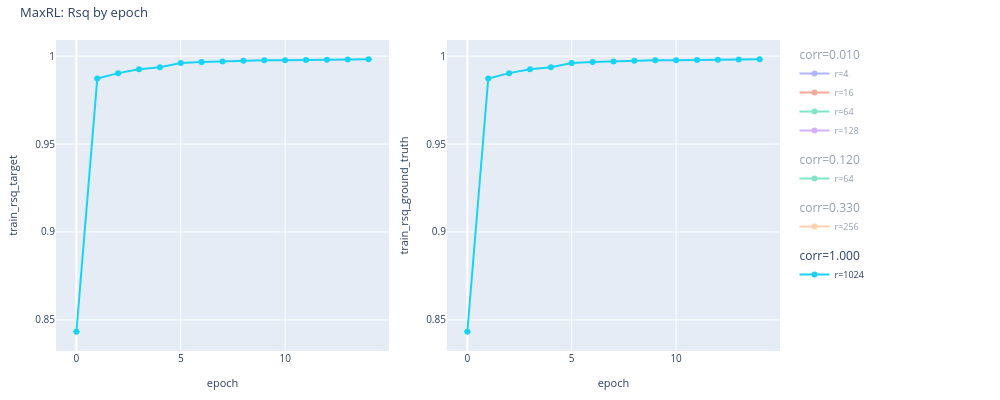
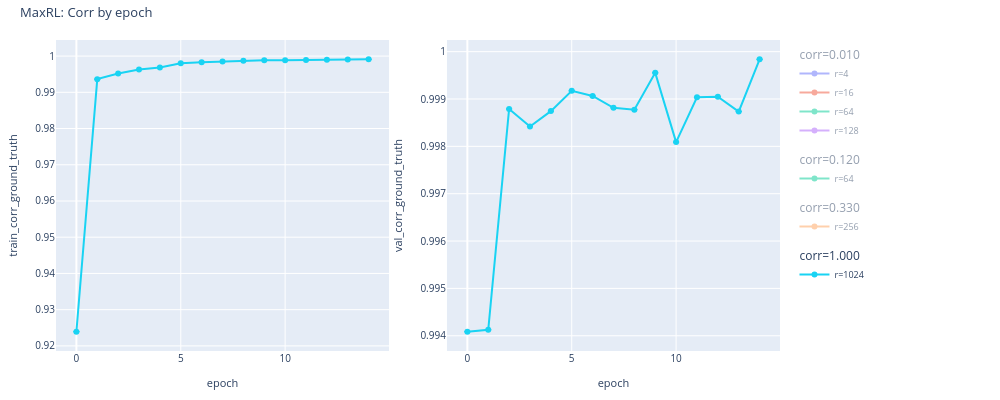

The cell these charts' notebook holds for them, in order:
### Code cell
display(maxrl_sub.plot_vs_epoch(
    Y_PER_EPOCH_RSQ,
    title="MaxRL: Rsq by epoch",
    show_seed_bar=True,
    save_path=WRITEUP_ASSETS / "maxrl_sub_per_epoch_rsq.html",
))
display(maxrl_sub.plot_vs_epoch(
    Y_PER_EPOCH_CORR,
    title="MaxRL: Corr by epoch",
    show_seed_bar=True,
    save_path=WRITEUP_ASSETS / "maxrl_sub_per_epoch_corr.html",
))
display(maxrl_sub.plot_vs_corr(
    Y_VS_CORR,
    title="MaxRL (subtract-baseline): best-epoch vs dataset_corr",
    x_scale="uniform",
    show_seed_bar=True,
    save_path=WRITEUP_ASSETS / "maxrl_sub_vs_corr.html",
))

### Figure 1 — Plotly figure (JSON) as saved in the notebook; plotly's stock layout.template omitted (floating-point values rounded to 4 significant figures)
{"data": [{"customdata": [[0.01, 1], [0.01, 1], [0.01, 1], [0.01, 1], [0.01, 1], [0.01, 1], [0.01, 1], [0.01, 1], [0.01, 1], [0.01, 1], [0.01, 1], [0.01, 1], [0.01, 1], [0.01, 1], [0.01, 1], [0.01, 1], [0.01, 1], [0.01, 1], [0.01, 1], [0.01, 1]], "error_y": {"array": [0, 0, 0, 0, 0, 0, 0, 0, 0, 0, 0, 0, 0, 0, 0, 0, 0, 0, 0, 0], "arrayminus": [0, 0, 0, 0, 0, 0, 0, 0, 0, 0, 0, 0, 0, 0, 0, 0, 0, 0, 0, 0], "symmetric": false, "thickness": 1, "type": "data", "width": 3}, "hovertemplate": "epoch: %{x}<br>train_rsq_target: %{y}<br>dataset corr: %{customdata[0]}<br>n_seeds: %{customdata[1]}<extra>corr=0.010 r=4</extra>", "legendgroup": "corr=0.010", "legendgrouptitle": {"text": "corr=0.010"}, "line": {"color": "#636EFA", "dash": "solid"}, "marker": {"color": "#636EFA"}, "mode": "lines+markers", "name": "r=4", "showlegend": true, "type": "scatter", "visible": "legendonly", "x": [0, 1, 2, 3, 4, 5, 6, 7, 8, 9, 10, 11, 12, 13, 14, 15, 16, 17, 18, 19], "xaxis": "x", "y": [-0.1735, -0.08053, -0.05045, -0.03818, -0.03918, -0.04279, -0.03507, -0.04236, -0.03523, -0.03234, -0.03311, -0.03193, -0.02966, -0.03666, -0.02599, -0.02467, -0.02346, -0.02299, -0.01939, -0.02569], "yaxis": "y"}, {"customdata": [[0.01, 1], [0.01, 1], [0.01, 1], [0.01, 1], [0.01, 1], [0.01, 1], [0.01, 1], [0.01, 1], [0.01, 1], [0.01, 1], [0.01, 1], [0.01, 1], [0.01, 1], [0.01, 1], [0.01, 1], [0.01, 1], [0.01, 1], [0.01, 1], [0.01, 1], [0.01, 1]], "error_y": {"array": [0, 0, 0, 0, 0, 0, 0, 0, 0, 0, 0, 0, 0, 0, 0, 0, 0, 0, 0, 0], "arrayminus": [0, 0, 0, 0, 0, 0, 0, 0, 0, 0, 0, 0, 0, 0, 0, 0, 0, 0, 0, 0], "symmetric": false, "thickness": 1, "type": "data", "width": 3}, "hovertemplate": "epoch: %{x}<br>train_rsq_target: %{y}<br>dataset corr: %{customdata[0]}<br>n_seeds: %{customdata[1]}<extra>corr=0.010 r=16</extra>", "legendgroup": "corr=0.010", "legendgrouptitle": {"text": "corr=0.010"}, "line": {"color": "#EF553B", "dash": "solid"}, "marker": {"color": "#EF553B"}, "mode": "lines+markers", "name": "r=16", "showlegend": true, "type": "scatter", "visible": "legendonly", "x": [0, 1, 2, 3, 4, 5, 6, 7, 8, 9, 10, 11, 12, 13, 14, 15, 16, 17, 18, 19], "xaxis": "x", "y": [-0.1307, -0.03752, -0.04641, -0.03707, -0.01786, -0.02057, -0.01897, -0.01819, -0.007667, -0.001633, 0.004827, 0.03436, 0.08489, 0.1649, 0.2624, 0.3732, 0.4708, 0.5576, 0.6242, 0.6781], "yaxis": "y"}, {"customdata": [[0.01, 1], [0.01, 1], [0.01, 1], [0.01, 1]], "error_y": {"array": [0, 0, 0, 0], "arrayminus": [0, 0, 0, 0], "symmetric": false, "thickness": 1, "type": "data", "width": 3}, "hovertemplate": "epoch: %{x}<br>train_rsq_target: %{y}<br>dataset corr: %{customdata[0]}<br>n_seeds: %{customdata[1]}<extra>corr=0.010 r=64</extra>", "legendgroup": "corr=0.010", "legendgrouptitle": {"text": "corr=0.010"}, "line": {"color": "#00CC96", "dash": "solid"}, "marker": {"color": "#00CC96"}, "mode": "lines+markers", "name": "r=64", "showlegend": true, "type": "scatter", "visible": "legendonly", "x": [0, 1, 2, 3], "xaxis": "x", "y": [-0.1421, -0.03252, -0.03503, -0.02311], "yaxis": "y"}, {"customdata": [[0.01, 1], [0.01, 1], [0.01, 1], [0.01, 1], [0.01, 1], [0.01, 1]], "error_y": {"array": [0, 0, 0, 0, 0, 0], "arrayminus": [0, 0, 0, 0, 0, 0], "symmetric": false, "thickness": 1, "type": "data", "width": 3}, "hovertemplate": "epoch: %{x}<br>train_rsq_target: %{y}<br>dataset corr: %{customdata[0]}<br>n_seeds: %{customdata[1]}<extra>corr=0.010 r=128</extra>", "legendgroup": "corr=0.010", "legendgrouptitle": {"text": "corr=0.010"}, "line": {"color": "#AB63FA", "dash": "solid"}, "marker": {"color": "#AB63FA"}, "mode": "lines+markers", "name": "r=128", "showlegend": true, "type": "scatter", "visible": "legendonly", "x": [0, 1, 2, 3, 4, 5], "xaxis": "x", "y": [-0.1432, -0.02886, -0.04229, -0.03141, -0.02286, -0.02989], "yaxis": "y"}, {"customdata": [[0.12, 1], [0.12, 1]], "error_y": {"array": [0, 0], "arrayminus": [0, 0], "symmetric": false, "thickness": 1, "type": "data", "width": 3}, "hovertemplate": "epoch: %{x}<br>train_rsq_target: %{y}<br>dataset corr: %{customdata[0]}<br>n_seeds: %{customdata[1]}<extra>corr=0.120 r=64</extra>", "legendgroup": "corr=0.120", "legendgrouptitle": {"text": "corr=0.120"}, "line": {"color": "#00CC96", "dash": "solid"}, "marker": {"color": "#00CC96"}, "mode": "lines+markers", "name": "r=64", "showlegend": true, "type": "scatter", "visible": "legendonly", "x": [0, 1], "xaxis": "x", "y": [-0.1379, -0.04415], "yaxis": "y"}, {"customdata": [[0.33, 1], [0.33, 1]], "error_y": {"array": [0, 0], "arrayminus": [0, 0], "symmetric": false, "thickness": 1, "type": "data", "width": 3}, "hovertemplate": "epoch: %{x}<br>train_rsq_target: %{y}<br>dataset corr: %{customdata[0]}<br>n_seeds: %{customdata[1]}<extra>corr=0.330 r=256</extra>", "legendgroup": "corr=0.330", "legendgrouptitle": {"text": "corr=0.330"}, "line": {"color": "#FFA15A", "dash": "solid"}, "marker": {"color": "#FFA15A"}, "mode": "lines+markers", "name": "r=256", "showlegend": true, "type": "scatter", "visible": "legendonly", "x": [0, 1], "xaxis": "x", "y": [-0.05854, 0.03372], "yaxis": "y"}, {"customdata": [[1, 1], [1, 1], [1, 1], [1, 1], [1, 1], [1, 1], [1, 1], [1, 1], [1, 1], [1, 1], [1, 1], [1, 1], [1, 1], [1, 1], [1, 1]], "error_y": {"array": [0, 0, 0, 0, 0, 0, 0, 0, 0, 0, 0, 0, 0, 0, 0], "arrayminus": [0, 0, 0, 0, 0, 0, 0, 0, 0, 0, 0, 0, 0, 0, 0], "symmetric": false, "thickness": 1, "type": "data", "width": 3}, "hovertemplate": "epoch: %{x}<br>train_rsq_target: %{y}<br>dataset corr: %{customdata[0]}<br>n_seeds: %{customdata[1]}<extra>corr=1.000 r=1024</extra>", "legendgroup": "corr=1.000", "legendgrouptitle": {"text": "corr=1.000"}, "line": {"color": "#19D3F3", "dash": "solid"}, "marker": {"color": "#19D3F3"}, "mode": "lines+markers", "name": "r=1024", "showlegend": true, "type": "scatter", "x": [0, 1, 2, 3, 4, 5, 6, 7, 8, 9, 10, 11, 12, 13, 14], "xaxis": "x", "y": [0.8433, 0.9873, 0.9904, 0.9926, 0.9937, 0.9961, 0.9966, 0.997, 0.9974, 0.9977, 0.9977, 0.9979, 0.9979, 0.9981, 0.9982], "yaxis": "y"}, {"customdata": [[0.01, 1], [0.01, 1], [0.01, 1], [0.01, 1], [0.01, 1], [0.01, 1], [0.01, 1], [0.01, 1], [0.01, 1], [0.01, 1], [0.01, 1], [0.01, 1], [0.01, 1], [0.01, 1], [0.01, 1], [0.01, 1], [0.01, 1], [0.01, 1], [0.01, 1], [0.01, 1]], "error_y": {"array": [0, 0, 0, 0, 0, 0, 0, 0, 0, 0, 0, 0, 0, 0, 0, 0, 0, 0, 0, 0], "arrayminus": [0, 0, 0, 0, 0, 0, 0, 0, 0, 0, 0, 0, 0, 0, 0, 0, 0, 0, 0, 0], "symmetric": false, "thickness": 1, "type": "data", "width": 3}, "hovertemplate": "epoch: %{x}<br>train_rsq_ground_truth: %{y}<br>dataset corr: %{customdata[0]}<br>n_seeds: %{customdata[1]}<extra>corr=0.010 r=4</extra>", "legendgroup": "corr=0.010", "legendgrouptitle": {"text": "corr=0.010"}, "line": {"color": "#636EFA", "dash": "solid"}, "marker": {"color": "#636EFA"}, "mode": "lines+markers", "name": "r=4", "showlegend": false, "type": "scatter", "visible": "legendonly", "x": [0, 1, 2, 3, 4, 5, 6, 7, 8, 9, 10, 11, 12, 13, 14, 15, 16, 17, 18, 19], "xaxis": "x2", "y": [-1703.0, -825.2, -465.0, -368.3, -390.3, -455.0, -338.8, -422.2, -366.5, -351.2, -341.0, -327.1, -310.9, -349.8, -281.8, -272.1, -230.1, -222.5, -219.4, -293.7], "yaxis": "y2"}, {"customdata": [[0.01, 1], [0.01, 1], [0.01, 1], [0.01, 1], [0.01, 1], [0.01, 1], [0.01, 1], [0.01, 1], [0.01, 1], [0.01, 1], [0.01, 1], [0.01, 1], [0.01, 1], [0.01, 1], [0.01, 1], [0.01, 1], [0.01, 1], [0.01, 1], [0.01, 1], [0.01, 1]], "error_y": {"array": [0, 0, 0, 0, 0, 0, 0, 0, 0, 0, 0, 0, 0, 0, 0, 0, 0, 0, 0, 0], "arrayminus": [0, 0, 0, 0, 0, 0, 0, 0, 0, 0, 0, 0, 0, 0, 0, 0, 0, 0, 0, 0], "symmetric": false, "thickness": 1, "type": "data", "width": 3}, "hovertemplate": "epoch: %{x}<br>train_rsq_ground_truth: %{y}<br>dataset corr: %{customdata[0]}<br>n_seeds: %{customdata[1]}<extra>corr=0.010 r=16</extra>", "legendgroup": "corr=0.010", "legendgrouptitle": {"text": "corr=0.010"}, "line": {"color": "#EF553B", "dash": "solid"}, "marker": {"color": "#EF553B"}, "mode": "lines+markers", "name": "r=16", "showlegend": false, "type": "scatter", "visible": "legendonly", "x": [0, 1, 2, 3, 4, 5, 6, 7, 8, 9, 10, 11, 12, 13, 14, 15, 16, 17, 18, 19], "xaxis": "x2", "y": [-1257.0, -375.6, -470.2, -388.3, -210.5, -234.5, -259.4, -251.4, -232.6, -330.5, -493.0, -708.6, -1210.0, -1999.0, -2954.0, -4065.0, -4976.0, -5735.0, -6457.0, -7051.0], "yaxis": "y2"}, {"customdata": [[0.01, 1], [0.01, 1], [0.01, 1], [0.01, 1]], "error_y": {"array": [0, 0, 0, 0], "arrayminus": [0, 0, 0, 0], "symmetric": false, "thickness": 1, "type": "data", "width": 3}, "hovertemplate": "epoch: %{x}<br>train_rsq_ground_truth: %{y}<br>dataset corr: %{customdata[0]}<br>n_seeds: %{customdata[1]}<extra>corr=0.010 r=64</extra>", "legendgroup": "corr=0.010", "legendgrouptitle": {"text": "corr=0.010"}, "line": {"color": "#00CC96", "dash": "solid"}, "marker": {"color": "#00CC96"}, "mode": "lines+markers", "name": "r=64", "showlegend": false, "type": "scatter", "visible": "legendonly", "x": [0, 1, 2, 3], "xaxis": "x2", "y": [-1387.0, -361.3, -390.9, -257.9], "yaxis": "y2"}, {"customdata": [[0.01, 1], [0.01, 1], [0.01, 1], [0.01, 1], [0.01, 1], [0.01, 1]], "error_y": {"array": [0, 0, 0, 0, 0, 0], "arrayminus": [0, 0, 0, 0, 0, 0], "symmetric": false, "thickness": 1, "type": "data", "width": 3}, "hovertemplate": "epoch: %{x}<br>train_rsq_ground_truth: %{y}<br>dataset corr: %{customdata[0]}<br>n_seeds: %{customdata[1]}<extra>corr=0.010 r=128</extra>", "legendgroup": "corr=0.010", "legendgrouptitle": {"text": "corr=0.010"}, "line": {"color": "#AB63FA", "dash": "solid"}, "marker": {"color": "#AB63FA"}, "mode": "lines+markers", "name": "r=128", "showlegend": false, "type": "scatter", "visible": "legendonly", "x": [0, 1, 2, 3, 4, 5], "xaxis": "x2", "y": [-1388.0, -315.1, -444.7, -356.4, -289.9, -376.9], "yaxis": "y2"}, {"customdata": [[0.12, 1], [0.12, 1]], "error_y": {"array": [0, 0], "arrayminus": [0, 0], "symmetric": false, "thickness": 1, "type": "data", "width": 3}, "hovertemplate": "epoch: %{x}<br>train_rsq_ground_truth: %{y}<br>dataset corr: %{customdata[0]}<br>n_seeds: %{customdata[1]}<extra>corr=0.120 r=64</extra>", "legendgroup": "corr=0.120", "legendgrouptitle": {"text": "corr=0.120"}, "line": {"color": "#00CC96", "dash": "solid"}, "marker": {"color": "#00CC96"}, "mode": "lines+markers", "name": "r=64", "showlegend": false, "type": "scatter", "visible": "legendonly", "x": [0, 1], "xaxis": "x2", "y": [-9.524, -3.177], "yaxis": "y2"}, {"customdata": [[0.33, 1], [0.33, 1]], "error_y": {"array": [0, 0], "arrayminus": [0, 0], "symmetric": false, "thickness": 1, "type": "data", "width": 3}, "hovertemplate": "epoch: %{x}<br>train_rsq_ground_truth: %{y}<br>dataset corr: %{customdata[0]}<br>n_seeds: %{customdata[1]}<extra>corr=0.330 r=256</extra>", "legendgroup": "corr=0.330", "legendgrouptitle": {"text": "corr=0.330"}, "line": {"color": "#FFA15A", "dash": "solid"}, "marker": {"color": "#FFA15A"}, "mode": "lines+markers", "name": "r=256", "showlegend": false, "type": "scatter", "visible": "legendonly", "x": [0, 1], "xaxis": "x2", "y": [-0.5571, 0.2698], "yaxis": "y2"}, {"customdata": [[1, 1], [1, 1], [1, 1], [1, 1], [1, 1], [1, 1], [1, 1], [1, 1], [1, 1], [1, 1], [1, 1], [1, 1], [1, 1], [1, 1], [1, 1]], "error_y": {"array": [0, 0, 0, 0, 0, 0, 0, 0, 0, 0, 0, 0, 0, 0, 0], "arrayminus": [0, 0, 0, 0, 0, 0, 0, 0, 0, 0, 0, 0, 0, 0, 0], "symmetric": false, "thickness": 1, "type": "data", "width": 3}, "hovertemplate": "epoch: %{x}<br>train_rsq_ground_truth: %{y}<br>dataset corr: %{customdata[0]}<br>n_seeds: %{customdata[1]}<extra>corr=1.000 r=1024</extra>", "legendgroup": "corr=1.000", "legendgrouptitle": {"text": "corr=1.000"}, "line": {"color": "#19D3F3", "dash": "solid"}, "marker": {"color": "#19D3F3"}, "mode": "lines+markers", "name": "r=1024", "showlegend": false, "type": "scatter", "x": [0, 1, 2, 3, 4, 5, 6, 7, 8, 9, 10, 11, 12, 13, 14], "xaxis": "x2", "y": [0.8433, 0.9873, 0.9904, 0.9926, 0.9937, 0.9961, 0.9966, 0.997, 0.9974, 0.9977, 0.9977, 0.9979, 0.9979, 0.9981, 0.9982], "yaxis": "y2"}], "layout": {"font": {"size": 11}, "height": 400, "legend": {"font": {"size": 9}, "groupclick": "togglegroup", "x": 1.02, "xanchor": "left", "y": 1, "yanchor": "top"}, "margin": {"b": 45, "l": 55, "r": 220, "t": 40}, "title": {"font": {"size": 13}, "text": "MaxRL: Rsq by epoch", "x": 0.02, "xanchor": "left", "y": 0.98, "yanchor": "top"}, "width": 1000, "xaxis": {"anchor": "y", "domain": [0, 0.46], "tickfont": {"size": 10}, "title": {"font": {"size": 11}, "text": "epoch"}}, "xaxis2": {"anchor": "y2", "domain": [0.54, 1], "tickfont": {"size": 10}, "title": {"font": {"size": 11}, "text": "epoch"}}, "yaxis": {"anchor": "x", "domain": [0, 1], "tickfont": {"size": 10}, "title": {"font": {"size": 11}, "text": "train_rsq_target"}}, "yaxis2": {"anchor": "x2", "domain": [0, 1], "tickfont": {"size": 10}, "title": {"font": {"size": 11}, "text": "train_rsq_ground_truth"}}}}

### Figure 2 — Plotly figure (JSON) as saved in the notebook; plotly's stock layout.template omitted (floating-point values rounded to 4 significant figures)
{"data": [{"customdata": [[0.01, 1], [0.01, 1], [0.01, 1], [0.01, 1], [0.01, 1], [0.01, 1], [0.01, 1], [0.01, 1], [0.01, 1], [0.01, 1], [0.01, 1], [0.01, 1], [0.01, 1], [0.01, 1], [0.01, 1], [0.01, 1], [0.01, 1], [0.01, 1], [0.01, 1], [0.01, 1]], "error_y": {"array": [0, 0, 0, 0, 0, 0, 0, 0, 0, 0, 0, 0, 0, 0, 0, 0, 0, 0, 0, 0], "arrayminus": [0, 0, 0, 0, 0, 0, 0, 0, 0, 0, 0, 0, 0, 0, 0, 0, 0, 0, 0, 0], "symmetric": false, "thickness": 1, "type": "data", "width": 3}, "hovertemplate": "epoch: %{x}<br>train_corr_ground_truth: %{y}<br>dataset corr: %{customdata[0]}<br>n_seeds: %{customdata[1]}<extra>corr=0.010 r=4</extra>", "legendgroup": "corr=0.010", "legendgrouptitle": {"text": "corr=0.010"}, "line": {"color": "#636EFA", "dash": "solid"}, "marker": {"color": "#636EFA"}, "mode": "lines+markers", "name": "r=4", "showlegend": true, "type": "scatter", "visible": "legendonly", "x": [0, 1, 2, 3, 4, 5, 6, 7, 8, 9, 10, 11, 12, 13, 14, 15, 16, 17, 18, 19], "xaxis": "x", "y": [-0.005058, 0.003316, 0.005294, -0.001839, -0.007108, 0.001267, 0.0003488, -0.004726, -0.0009993, -0.003623, -0.008883, 0.003622, -0.003579, -0.004672, 0.001482, -0.004632, -0.003802, 0.002396, 0.003398, -0.005779], "yaxis": "y"}, {"customdata": [[0.01, 1], [0.01, 1], [0.01, 1], [0.01, 1], [0.01, 1], [0.01, 1], [0.01, 1], [0.01, 1], [0.01, 1], [0.01, 1], [0.01, 1], [0.01, 1], [0.01, 1], [0.01, 1], [0.01, 1], [0.01, 1], [0.01, 1], [0.01, 1], [0.01, 1], [0.01, 1]], "error_y": {"array": [0, 0, 0, 0, 0, 0, 0, 0, 0, 0, 0, 0, 0, 0, 0, 0, 0, 0, 0, 0], "arrayminus": [0, 0, 0, 0, 0, 0, 0, 0, 0, 0, 0, 0, 0, 0, 0, 0, 0, 0, 0, 0], "symmetric": false, "thickness": 1, "type": "data", "width": 3}, "hovertemplate": "epoch: %{x}<br>train_corr_ground_truth: %{y}<br>dataset corr: %{customdata[0]}<br>n_seeds: %{customdata[1]}<extra>corr=0.010 r=16</extra>", "legendgroup": "corr=0.010", "legendgrouptitle": {"text": "corr=0.010"}, "line": {"color": "#EF553B", "dash": "solid"}, "marker": {"color": "#EF553B"}, "mode": "lines+markers", "name": "r=16", "showlegend": true, "type": "scatter", "visible": "legendonly", "x": [0, 1, 2, 3, 4, 5, 6, 7, 8, 9, 10, 11, 12, 13, 14, 15, 16, 17, 18, 19], "xaxis": "x", "y": [-0.003028, -0.001625, -0.00453, -0.001965, -0.00633, -0.00296, -0.002592, -0.01286, -0.006307, -0.005904, -0.004502, 0.00714, 0.008949, 0.005618, 0.001002, 0.005684, 0.004912, 0.00763, 0.00628, 0.01116], "yaxis": "y"}, {"customdata": [[0.01, 1], [0.01, 1], [0.01, 1], [0.01, 1]], "error_y": {"array": [0, 0, 0, 0], "arrayminus": [0, 0, 0, 0], "symmetric": false, "thickness": 1, "type": "data", "width": 3}, "hovertemplate": "epoch: %{x}<br>train_corr_ground_truth: %{y}<br>dataset corr: %{customdata[0]}<br>n_seeds: %{customdata[1]}<extra>corr=0.010 r=64</extra>", "legendgroup": "corr=0.010", "legendgrouptitle": {"text": "corr=0.010"}, "line": {"color": "#00CC96", "dash": "solid"}, "marker": {"color": "#00CC96"}, "mode": "lines+markers", "name": "r=64", "showlegend": true, "type": "scatter", "visible": "legendonly", "x": [0, 1, 2, 3], "xaxis": "x", "y": [0.0005052, -0.003191, -0.004225, -0.008798], "yaxis": "y"}, {"customdata": [[0.01, 1], [0.01, 1], [0.01, 1], [0.01, 1], [0.01, 1], [0.01, 1]], "error_y": {"array": [0, 0, 0, 0, 0, 0], "arrayminus": [0, 0, 0, 0, 0, 0], "symmetric": false, "thickness": 1, "type": "data", "width": 3}, "hovertemplate": "epoch: %{x}<br>train_corr_ground_truth: %{y}<br>dataset corr: %{customdata[0]}<br>n_seeds: %{customdata[1]}<extra>corr=0.010 r=128</extra>", "legendgroup": "corr=0.010", "legendgrouptitle": {"text": "corr=0.010"}, "line": {"color": "#AB63FA", "dash": "solid"}, "marker": {"color": "#AB63FA"}, "mode": "lines+markers", "name": "r=128", "showlegend": true, "type": "scatter", "visible": "legendonly", "x": [0, 1, 2, 3, 4, 5], "xaxis": "x", "y": [-0.002954, -0.008622, -0.008853, -0.001236, -0.007778, -0.006587], "yaxis": "y"}, {"customdata": [[0.12, 1], [0.12, 1]], "error_y": {"array": [0, 0], "arrayminus": [0, 0], "symmetric": false, "thickness": 1, "type": "data", "width": 3}, "hovertemplate": "epoch: %{x}<br>train_corr_ground_truth: %{y}<br>dataset corr: %{customdata[0]}<br>n_seeds: %{customdata[1]}<extra>corr=0.120 r=64</extra>", "legendgroup": "corr=0.120", "legendgrouptitle": {"text": "corr=0.120"}, "line": {"color": "#00CC96", "dash": "solid"}, "marker": {"color": "#00CC96"}, "mode": "lines+markers", "name": "r=64", "showlegend": true, "type": "scatter", "visible": "legendonly", "x": [0, 1], "xaxis": "x", "y": [0.0245, 0.02879], "yaxis": "y"}, {"customdata": [[0.33, 1], [0.33, 1]], "error_y": {"array": [0, 0], "arrayminus": [0, 0], "symmetric": false, "thickness": 1, "type": "data", "width": 3}, "hovertemplate": "epoch: %{x}<br>train_corr_ground_truth: %{y}<br>dataset corr: %{customdata[0]}<br>n_seeds: %{customdata[1]}<extra>corr=0.330 r=256</extra>", "legendgroup": "corr=0.330", "legendgrouptitle": {"text": "corr=0.330"}, "line": {"color": "#FFA15A", "dash": "solid"}, "marker": {"color": "#FFA15A"}, "mode": "lines+markers", "name": "r=256", "showlegend": true, "type": "scatter", "visible": "legendonly", "x": [0, 1], "xaxis": "x", "y": [0.4991, 0.6591], "yaxis": "y"}, {"customdata": [[1, 1], [1, 1], [1, 1], [1, 1], [1, 1], [1, 1], [1, 1], [1, 1], [1, 1], [1, 1], [1, 1], [1, 1], [1, 1], [1, 1], [1, 1]], "error_y": {"array": [0, 0, 0, 0, 0, 0, 0, 0, 0, 0, 0, 0, 0, 0, 0], "arrayminus": [0, 0, 0, 0, 0, 0, 0, 0, 0, 0, 0, 0, 0, 0, 0], "symmetric": false, "thickness": 1, "type": "data", "width": 3}, "hovertemplate": "epoch: %{x}<br>train_corr_ground_truth: %{y}<br>dataset corr: %{customdata[0]}<br>n_seeds: %{customdata[1]}<extra>corr=1.000 r=1024</extra>", "legendgroup": "corr=1.000", "legendgrouptitle": {"text": "corr=1.000"}, "line": {"color": "#19D3F3", "dash": "solid"}, "marker": {"color": "#19D3F3"}, "mode": "lines+markers", "name": "r=1024", "showlegend": true, "type": "scatter", "x": [0, 1, 2, 3, 4, 5, 6, 7, 8, 9, 10, 11, 12, 13, 14], "xaxis": "x", "y": [0.9239, 0.9936, 0.9952, 0.9963, 0.9969, 0.998, 0.9983, 0.9985, 0.9987, 0.9988, 0.9988, 0.9989, 0.999, 0.9991, 0.9991], "yaxis": "y"}, {"customdata": [[0.01, 1], [0.01, 1], [0.01, 1], [0.01, 1], [0.01, 1], [0.01, 1], [0.01, 1], [0.01, 1], [0.01, 1], [0.01, 1], [0.01, 1], [0.01, 1], [0.01, 1], [0.01, 1], [0.01, 1], [0.01, 1], [0.01, 1], [0.01, 1], [0.01, 1], [0.01, 1]], "error_y": {"array": [0, 0, 0, 0, 0, 0, 0, 0, 0, 0, 0, 0, 0, 0, 0, 0, 0, 0, 0, 0], "arrayminus": [0, 0, 0, 0, 0, 0, 0, 0, 0, 0, 0, 0, 0, 0, 0, 0, 0, 0, 0, 0], "symmetric": false, "thickness": 1, "type": "data", "width": 3}, "hovertemplate": "epoch: %{x}<br>val_corr_ground_truth: %{y}<br>dataset corr: %{customdata[0]}<br>n_seeds: %{customdata[1]}<extra>corr=0.010 r=4</extra>", "legendgroup": "corr=0.010", "legendgrouptitle": {"text": "corr=0.010"}, "line": {"color": "#636EFA", "dash": "solid"}, "marker": {"color": "#636EFA"}, "mode": "lines+markers", "name": "r=4", "showlegend": false, "type": "scatter", "visible": "legendonly", "x": [0, 1, 2, 3, 4, 5, 6, 7, 8, 9, 10, 11, 12, 13, 14, 15, 16, 17, 18, 19], "xaxis": "x2", "y": [0.00899, 0.007857, 0.00962, -4.95e-05, -0.001603, 0.01473, -0.003406, -0.01097, -0.006014, 0.009749, -0.007571, 0.01075, 0.003636, 0.002347, 0.008326, 0.00834, 0.009841, 0.001274, -0.00672, -0.006163], "yaxis": "y2"}, {"customdata": [[0.01, 1], [0.01, 1], [0.01, 1], [0.01, 1], [0.01, 1], [0.01, 1], [0.01, 1], [0.01, 1], [0.01, 1], [0.01, 1], [0.01, 1], [0.01, 1], [0.01, 1], [0.01, 1], [0.01, 1], [0.01, 1], [0.01, 1], [0.01, 1], [0.01, 1], [0.01, 1]], "error_y": {"array": [0, 0, 0, 0, 0, 0, 0, 0, 0, 0, 0, 0, 0, 0, 0, 0, 0, 0, 0, 0], "arrayminus": [0, 0, 0, 0, 0, 0, 0, 0, 0, 0, 0, 0, 0, 0, 0, 0, 0, 0, 0, 0], "symmetric": false, "thickness": 1, "type": "data", "width": 3}, "hovertemplate": "epoch: %{x}<br>val_corr_ground_truth: %{y}<br>dataset corr: %{customdata[0]}<br>n_seeds: %{customdata[1]}<extra>corr=0.010 r=16</extra>", "legendgroup": "corr=0.010", "legendgrouptitle": {"text": "corr=0.010"}, "line": {"color": "#EF553B", "dash": "solid"}, "marker": {"color": "#EF553B"}, "mode": "lines+markers", "name": "r=16", "showlegend": false, "type": "scatter", "visible": "legendonly", "x": [0, 1, 2, 3, 4, 5, 6, 7, 8, 9, 10, 11, 12, 13, 14, 15, 16, 17, 18, 19], "xaxis": "x2", "y": [0.02052, 0.01084, -0.002167, -0.006793, 0.005874, -0.01403, 0.00736, -0.003692, -0.005529, -0.0158, 0.01183, 0.02303, 0.01026, -0.000923, 0.009345, 0.008412, 0.007004, 0.003186, 0.006697, 0.01214], "yaxis": "y2"}, {"customdata": [[0.01, 1], [0.01, 1], [0.01, 1], [0.01, 1]], "error_y": {"array": [0, 0, 0, 0], "arrayminus": [0, 0, 0, 0], "symmetric": false, "thickness": 1, "type": "data", "width": 3}, "hovertemplate": "epoch: %{x}<br>val_corr_ground_truth: %{y}<br>dataset corr: %{customdata[0]}<br>n_seeds: %{customdata[1]}<extra>corr=0.010 r=64</extra>", "legendgroup": "corr=0.010", "legendgrouptitle": {"text": "corr=0.010"}, "line": {"color": "#00CC96", "dash": "solid"}, "marker": {"color": "#00CC96"}, "mode": "lines+markers", "name": "r=64", "showlegend": false, "type": "scatter", "visible": "legendonly", "x": [0, 1, 2, 3], "xaxis": "x2", "y": [0.01085, -0.001915, -0.0009926, 0.01142], "yaxis": "y2"}, {"customdata": [[0.01, 1], [0.01, 1], [0.01, 1], [0.01, 1], [0.01, 1], [0.01, 1]], "error_y": {"array": [0, 0, 0, 0, 0, 0], "arrayminus": [0, 0, 0, 0, 0, 0], "symmetric": false, "thickness": 1, "type": "data", "width": 3}, "hovertemplate": "epoch: %{x}<br>val_corr_ground_truth: %{y}<br>dataset corr: %{customdata[0]}<br>n_seeds: %{customdata[1]}<extra>corr=0.010 r=128</extra>", "legendgroup": "corr=0.010", "legendgrouptitle": {"text": "corr=0.010"}, "line": {"color": "#AB63FA", "dash": "solid"}, "marker": {"color": "#AB63FA"}, "mode": "lines+markers", "name": "r=128", "showlegend": false, "type": "scatter", "visible": "legendonly", "x": [0, 1, 2, 3, 4, 5], "xaxis": "x2", "y": [0.01478, 0.001315, 0.007503, 0.02055, 0.005122, -0.004192], "yaxis": "y2"}, {"customdata": [[0.12, 1], [0.12, 1]], "error_y": {"array": [0, 0], "arrayminus": [0, 0], "symmetric": false, "thickness": 1, "type": "data", "width": 3}, "hovertemplate": "epoch: %{x}<br>val_corr_ground_truth: %{y}<br>dataset corr: %{customdata[0]}<br>n_seeds: %{customdata[1]}<extra>corr=0.120 r=64</extra>", "legendgroup": "corr=0.120", "legendgrouptitle": {"text": "corr=0.120"}, "line": {"color": "#00CC96", "dash": "solid"}, "marker": {"color": "#00CC96"}, "mode": "lines+markers", "name": "r=64", "showlegend": false, "type": "scatter", "visible": "legendonly", "x": [0, 1], "xaxis": "x2", "y": [0.07684, 0.3252], "yaxis": "y2"}, {"customdata": [[0.33, 1], [0.33, 1]], "error_y": {"array": [0, 0], "arrayminus": [0, 0], "symmetric": false, "thickness": 1, "type": "data", "width": 3}, "hovertemplate": "epoch: %{x}<br>val_corr_ground_truth: %{y}<br>dataset corr: %{customdata[0]}<br>n_seeds: %{customdata[1]}<extra>corr=0.330 r=256</extra>", "legendgroup": "corr=0.330", "legendgrouptitle": {"text": "corr=0.330"}, "line": {"color": "#FFA15A", "dash": "solid"}, "marker": {"color": "#FFA15A"}, "mode": "lines+markers", "name": "r=256", "showlegend": false, "type": "scatter", "visible": "legendonly", "x": [0, 1], "xaxis": "x2", "y": [0.4483, 0.6331], "yaxis": "y2"}, {"customdata": [[1, 1], [1, 1], [1, 1], [1, 1], [1, 1], [1, 1], [1, 1], [1, 1], [1, 1], [1, 1], [1, 1], [1, 1], [1, 1], [1, 1], [1, 1]], "error_y": {"array": [0, 0, 0, 0, 0, 0, 0, 0, 0, 0, 0, 0, 0, 0, 0], "arrayminus": [0, 0, 0, 0, 0, 0, 0, 0, 0, 0, 0, 0, 0, 0, 0], "symmetric": false, "thickness": 1, "type": "data", "width": 3}, "hovertemplate": "epoch: %{x}<br>val_corr_ground_truth: %{y}<br>dataset corr: %{customdata[0]}<br>n_seeds: %{customdata[1]}<extra>corr=1.000 r=1024</extra>", "legendgroup": "corr=1.000", "legendgrouptitle": {"text": "corr=1.000"}, "line": {"color": "#19D3F3", "dash": "solid"}, "marker": {"color": "#19D3F3"}, "mode": "lines+markers", "name": "r=1024", "showlegend": false, "type": "scatter", "x": [0, 1, 2, 3, 4, 5, 6, 7, 8, 9, 10, 11, 12, 13, 14], "xaxis": "x2", "y": [0.9941, 0.9941, 0.9988, 0.9984, 0.9987, 0.9992, 0.9991, 0.9988, 0.9988, 0.9996, 0.9981, 0.999, 0.999, 0.9987, 0.9998], "yaxis": "y2"}], "layout": {"font": {"size": 11}, "height": 400, "legend": {"font": {"size": 9}, "groupclick": "togglegroup", "x": 1.02, "xanchor": "left", "y": 1, "yanchor": "top"}, "margin": {"b": 45, "l": 55, "r": 220, "t": 40}, "title": {"font": {"size": 13}, "text": "MaxRL: Corr by epoch", "x": 0.02, "xanchor": "left", "y": 0.98, "yanchor": "top"}, "width": 1000, "xaxis": {"anchor": "y", "domain": [0, 0.46], "tickfont": {"size": 10}, "title": {"font": {"size": 11}, "text": "epoch"}}, "xaxis2": {"anchor": "y2", "domain": [0.54, 1], "tickfont": {"size": 10}, "title": {"font": {"size": 11}, "text": "epoch"}}, "yaxis": {"anchor": "x", "domain": [0, 1], "tickfont": {"size": 10}, "title": {"font": {"size": 11}, "text": "train_corr_ground_truth"}}, "yaxis2": {"anchor": "x2", "domain": [0, 1], "tickfont": {"size": 10}, "title": {"font": {"size": 11}, "text": "val_corr_ground_truth"}}}}
